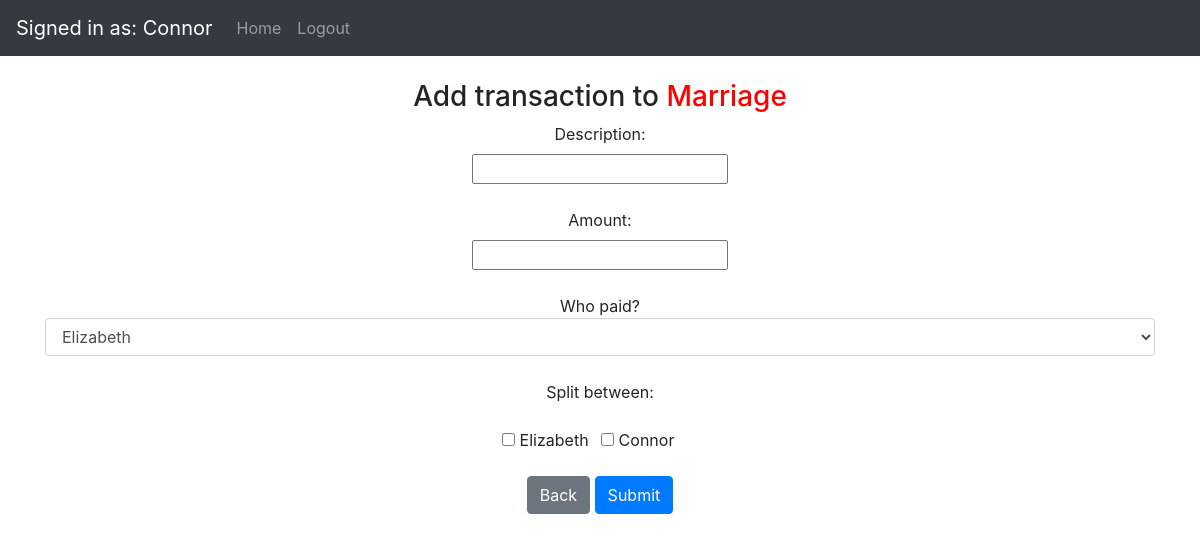
The page /add-transaction?groupID=1 (signed in) on the database as committed earlier.
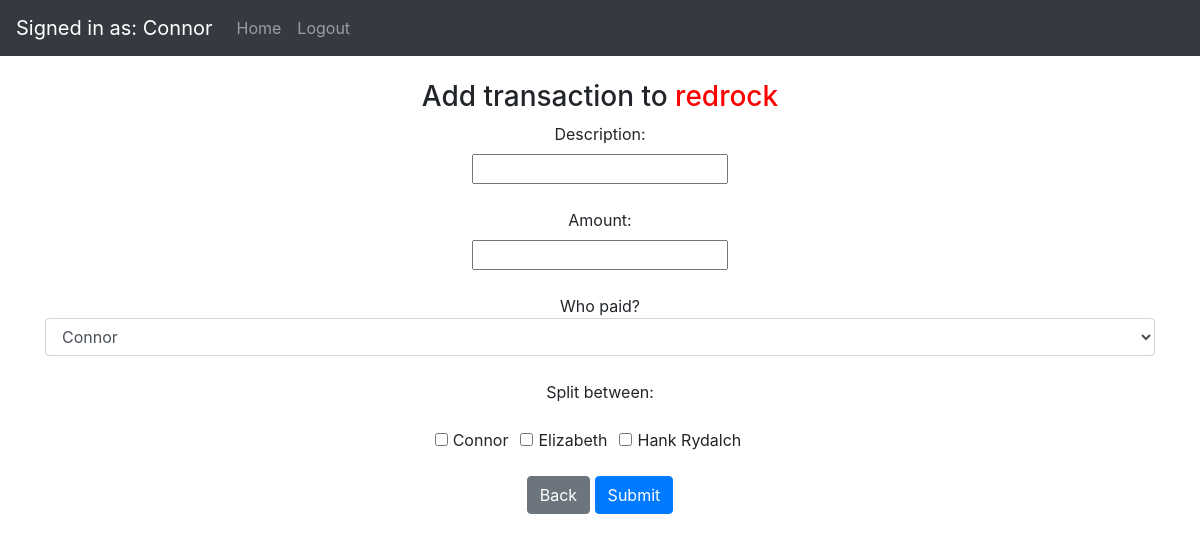
The same page on the database as committed later.
### website/models.py (models this page shows, shortened)
class Group(db.Model):
    id = db.Column(db.Integer, primary_key=True)
    admin_id = db.Column(db.Integer)
    group_name = db.Column(db.String(30), nullable=False)
    date_created = db.Column(db.DateTime(timezone=True), default=func.now())
    transactions = db.relationship('Transaction')
    payments = db.relationship('Payment')

class User(db.Model, UserMixin):
    id = db.Column(db.Integer, primary_key=True)
    username = db.Column(db.String(200), nullable=False)
    email = db.Column(db.String(150), unique=True)
    password = db.Column(db.String(150))
    date_created = db.Column(db.DateTime(timezone=True), default=func.now())
    groups = db.relationship('Group', secondary=group_member, backref="members")
    transactions = db.relationship('Transaction', secondary=user_transaction, backref="members_included")

### website/views.py (the view, shortened to what this page needs)
@views.route('add-transaction', methods=["GET","POST"])
@login_required
def add_transaction():
    if request.method == "GET":
        group_id = request.args['groupID']
        group = Group.query.filter_by(id=group_id).first()
        return render_template('add_transaction.html', user=current_user, group=group)

### website/__init__.py (called while the page is built)
def create_app():
    app = Flask(__name__)
    app.config['SECRET_KEY'] = 'hjshjhdjah kjshkjdhjs'
    app.config['SQLALCHEMY_DATABASE_URI'] = 'sqlite:///marmo.db'
    db.init_app(app)
    from .views import views
    from .auth import auth
    app.register_blueprint(views, url_prefix='/')
    app.register_blueprint(auth, url_prefix='/')
    from .models import User
    create_database(app)
    login_manager = LoginManager()
    login_manager.login_view = 'auth.login'
    login_manager.init_app(app)
    login_manager.login_message = ""
    @login_manager.user_loader
    def load_user(id):
        return User.query.get(int(id))
    return app

### website/templates/add_transaction.html (shortened to what this page needs)
{% extends "base.html" %} {% block title %}Home{% endblock %} {% block content %}
<br><h3 align="center">Add transaction to <span style="color: red;">{{ group.group_name }}</span></h3>
    <form method="post" action="http://127.0.0.1:5000/add-transaction" align="center">
        <label for="description">Description:</label><br>
        <input type="text" id="description" name="description"><br><br>
        <label for="amount">Amount:</label><br>
        <input type="number" id="amount" name="amount" step="0.01"><br><br>
        <span class="input-group-addon">Who paid?</span>
        <select name="payer_id" class="selectpicker form-control">
            {% for member in group.members %}
            <option value="{{ member.id }}">{{ member.username }}</option>
            {% endfor %}
        </select><br>
        <span class="input-group-addon">Split between:</span><br>
        <div class="form-check form-check-inline">
            {% for member in group.members %}
            <div class="form-check form-check-inline">
                <input class="form-check-input" type="checkbox" id="{{ member.id }}" value="{{ member.id }}" name="member_included">
                <label class="form-check-label" for="{{ member.id }}">{{ member.username }}</label>
            </div><br><br><br>
            {% endfor %}
        </div>
        <br><a class="btn btn-secondary" href="mygroup?groupID={{ group.id }}" role="button">Back</a>
        <button type="submit" class="btn btn-primary">Submit</button>
    </form><br>
{% endblock %}

### website/templates/base.html (shortened to what this page needs)
<!DOCTYPE html>
<html>
  <head>
    <link
      rel="stylesheet"
      href="https://stackpath.bootstrapcdn.com/bootstrap/4.4.1/css/bootstrap.min.css"
    />
    <link
      rel="stylesheet"
      href="https://stackpath.bootstrapcdn.com/font-awesome/4.7.0/css/font-awesome.min.css"
    />
  </head>
  <body>
    <nav class="navbar navbar-expand-lg navbar-dark bg-dark">
      {% if user.is_authenticated %}
      <a class="navbar-brand" href="/account">Signed in as: {{ user.username }}</a>
      {% endif %}
      <div class="collapse navbar-collapse" id="navbar">
        <div class="navbar-nav">
          {% if user.is_authenticated %}
          <a class="nav-item nav-link" id="home" href="/">Home</a>
          <a class="nav-item nav-link" id="logout" href="/logout">Logout</a>
          {% else %}
          <a class="nav-item nav-link" id="login" href="/login">Login</a>
          <a class="nav-item nav-link" id="signUp" href="/sign-up">Sign Up</a>
          {% endif %}
        </div>
      </div>
    </nav>
    <div class="container">{% block content %} {% endblock %}</div>
  </body>
</html>

Rows that differ between the two databases and show on the page:
changed User "Connor": moves up the list
changed Group: group_name "Marriage" → "redrock"
added User: username "Hank Rydalch"
Other text that changed with them:
form field payer_id: "Elizabeth" → "Connor"
